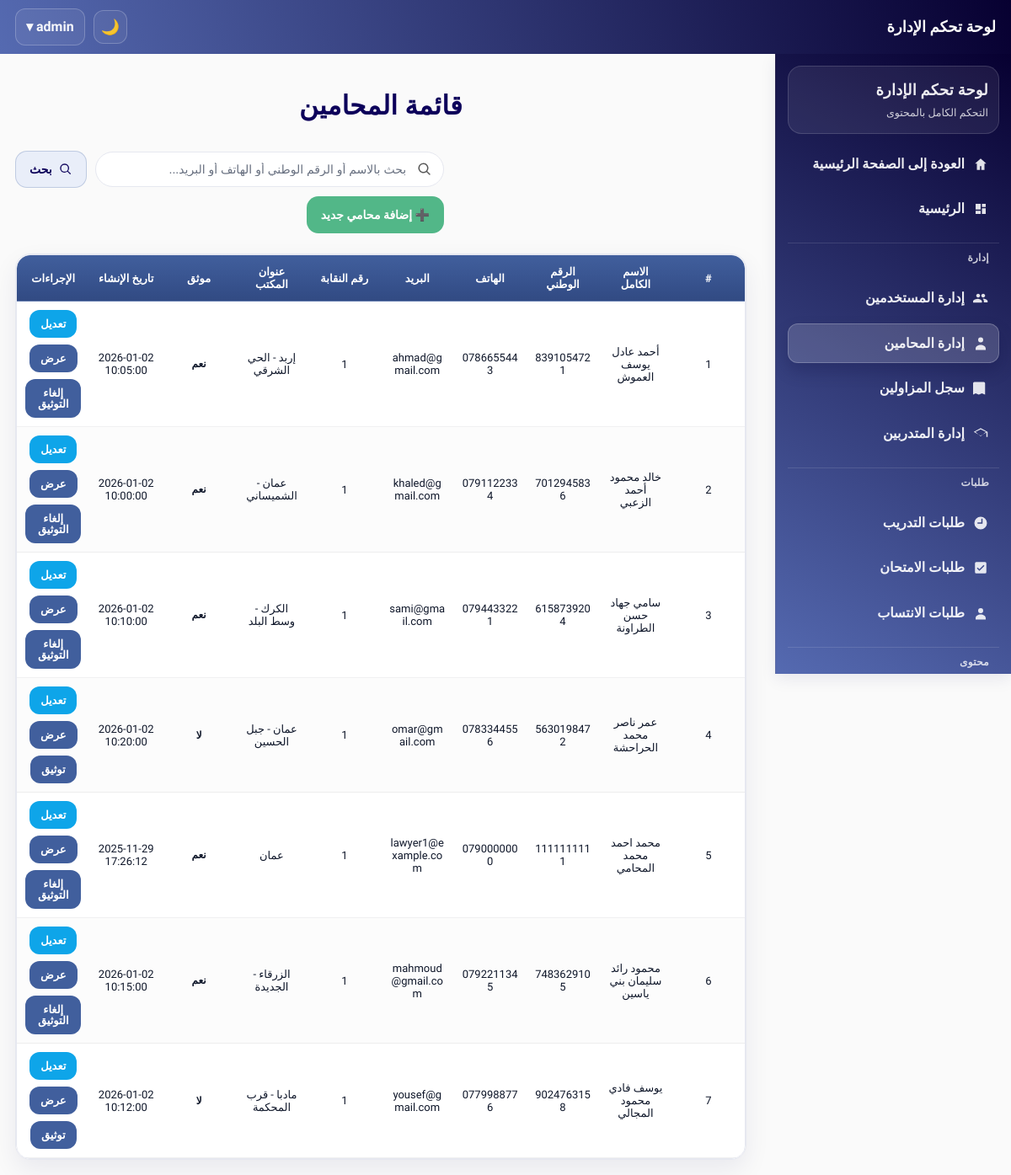
The page /admin/lawyers/lawyers.php (signed in) on the database its author committed.
### tables this page shows
CREATE TABLE `lawyers` (
  `lawyer_id` int(11) NOT NULL,
  `user_id` int(11) NOT NULL,
  `syndicate_id` int(11) DEFAULT NULL,
  `office_address` varchar(255) DEFAULT NULL,
  `password` varchar(255) NOT NULL,
  `verified` tinyint(1) NOT NULL DEFAULT 0,
  `created_at` datetime NOT NULL DEFAULT current_timestamp(),
  `updated_at` datetime NOT NULL DEFAULT current_timestamp() ON UPDATE current_timestamp(),
  `full_name` varchar(200) DEFAULT NULL,
  `first_name` varchar(100) DEFAULT NULL,
  `father_name` varchar(100) DEFAULT NULL,
  `grandfather_name` varchar(100) DEFAULT NULL,
  `family_name` varchar(100) DEFAULT NULL,
  `national_id` varchar(30) DEFAULT NULL,
  `phone` varchar(30) DEFAULT NULL,
  `email` varchar(150) DEFAULT NULL,
  `home_address` varchar(255) DEFAULT NULL,
  `identity_front` varchar(255) DEFAULT NULL,
  `identity_back` varchar(255) DEFAULT NULL,
  `no_conviction_doc` varchar(255) DEFAULT NULL,
  `good_conduct_doc` varchar(255) DEFAULT NULL,
  `social_security` enum('نعم','لا') DEFAULT 'لا',
  `highschool_certificate` varchar(10) DEFAULT 'لا',
  `university_degree` varchar(10) DEFAULT 'لا',
  `social_security_number` varchar(100) DEFAULT NULL
);

CREATE TABLE `users` (
  `user_id` int(11) NOT NULL,
  `full_name` varchar(200) NOT NULL,
  `national_id` varchar(10) DEFAULT NULL,
  `phone` varchar(30) DEFAULT NULL,
  `email` varchar(150) DEFAULT NULL,
  `address` varchar(255) DEFAULT NULL,
  `password` varchar(255) NOT NULL,
  `role` enum('trainee','lawyer','admin','syndicate_admin','IT_Provider','IT_Trainee','business_trainee','business_provider','architecture_design_trainee','architecture_design_provider','medical_support_trainee','medical_support_provider','literature_trainee','literature_provider') NOT NULL DEFAULT 'trainee',
  `created_at` datetime NOT NULL DEFAULT current_timestamp(),
  `updated_at` datetime NOT NULL DEFAULT current_timestamp() ON UPDATE current_timestamp(),
  `profile_completed` tinyint(1) NOT NULL DEFAULT 0,
  `profile_completed_at` datetime DEFAULT NULL
);

### includes/theme_init.php (called while the page is built, shortened)
<?php
$theme = $_SESSION['site_theme'] ?? ($_COOKIE['site_theme'] ?? 'light');
$theme = ($theme === 'dark') ? 'dark' : 'light';
?>

### admin/lawyers/lawyers.php (the view, shortened to what this page needs)
<?php
require_once __DIR__ . '/../../includes/theme_init.php';
include("../includes/header.php");
$search = $_GET['search'] ?? "";
$query = "
    SELECT
        l.*,
        u.full_name,
        u.national_id,
        u.phone,
        u.email
    FROM lawyers l
    JOIN users u ON l.user_id = u.user_id
";
$query .= " ORDER BY u.full_name ASC";
$stmt = $pdo->prepare($query);
if ($search) {
    $stmt->execute([":s" => "%$search%"]);
} else {
    $stmt->execute();
}
$lawyers = $stmt->fetchAll(PDO::FETCH_ASSOC);
?>
<!DOCTYPE html>
<html lang="ar" dir="rtl">
<head>
<link rel="stylesheet" href="../../assets/css/admin.css"></head>
<body data-theme="<?= htmlspecialchars($theme) ?>">
<div class="admin-container">
<?php include("../includes/sidebar.php"); ?>
<div class="container">
    <h2>قائمة المحامين</h2>
<div class="admin-page-head">
  <form class="search-form" method="GET">
  <div class="search-input">
    <input type="text" name="search" placeholder="بحث بالاسم أو الرقم الوطني أو الهاتف أو البريد..." value="<?= htmlspecialchars($search) ?>" class="search-field">
   <button type="submit" class="btn btn-soft"><svg class="btn-icon" viewBox="0 0 24 24" aria-hidden="true"><path d="M10 4a6 6 0 1 1 0 12A6 6 0 0 1 10 4m0-2a8 8 0 1 0 4.9 14.3l4.4 4.4a1 1 0 0 0 1.4-1.4l-4.4-4.4A8 8 0 0 0 10 2Z"/></svg><span>بحث</span></button>
</div>
    <a href="add_syndicate_lawyer.php" class="btn" style="background:#52b788;">➕ إضافة محامي جديد</a>
</form>
</div>
<?php if ($lawyers): ?>
<div class="table-card"><div class="table-wrap">
<table class="table">
<thead>
<tr>
    <th>#</th>
    <th>الاسم الكامل</th>
    <th>الرقم الوطني</th>
    <th>الهاتف</th>
    <th>البريد</th>
    <th>رقم النقابة</th>
    <th>عنوان المكتب</th>
    <th>موثق</th>
    <th>تاريخ الإنشاء</th>
    <th>الإجراءات</th>
</tr>
</thead>
<tbody>
<?php foreach ($lawyers as $i => $l): ?>
<tr>
    <td><?= $i + 1 ?></td>
    <td><?= htmlspecialchars($l['full_name'] ?? '') ?></td>
    <td><?= htmlspecialchars($l['national_id'] ?? '') ?></td>
    <td><?= htmlspecialchars($l['phone'] ?? '') ?></td>
    <td><?= htmlspecialchars($l['email'] ?? '') ?></td>
    <td><?= htmlspecialchars($l['syndicate_id'] ?? '-') ?></td>
    <td><?= htmlspecialchars($l['office_address'] ?? '-') ?></td>
    <td>
        <?php if ((int)$l['verified'] === 1): ?>
            <span class="badge badge-yes">نعم</span>
        <?php else: ?>
            <span class="badge badge-no">لا</span>
        <?php endif; ?>
    </td>
    <td><?= htmlspecialchars($l['created_at'] ?? '-') ?></td>
    <td class="actions">
        <?php if (!empty($l['syndicate_id'])): ?>
  <a class="btn edit-btn" href="edit_syndicate_lawyer.php?id=<?= (int)$l['syndicate_id'] ?>">تعديل</a>
<?php else: ?>
  <a class="btn edit-btn" href="edit_lawyer.php?id=<?= (int)$l['lawyer_id'] ?>">تعديل</a>
<?php endif; ?>
        <a class="btn view-btn" href="view_lawyer.php?id=<?= (int)$l['lawyer_id'] ?>">عرض</a>
        <?php if ((int)$l['verified'] === 1): ?>
            <a class="btn unverify-btn" href="toggle_verify.php?id=<?= (int)$l['lawyer_id'] ?>&v=0"
               onclick="return confirm('هل تريد إلغاء توثيق هذا المحامي؟')">إلغاء التوثيق</a>
        <?php else: ?>
            <a class="btn verify-btn" href="toggle_verify.php?id=<?= (int)$l['lawyer_id'] ?>&v=1"
               onclick="return confirm('هل تريد توثيق هذا المحامي؟')">توثيق</a>
        <?php endif; ?>
    </td>
</tr>
<?php endforeach; ?>
</tbody>
</table>
</div></div>
<?php else: ?>
<p class="no-data">لا توجد نتائج.</p>
<?php endif; ?>
</div>
</div>
</body>
</html>

### assets/css/theme.css (style rules this page uses)
:root { --bg: #fafafa; --surface: #ffffff; --primary: #415f9d; --primary-700: #314a83; --primary-800: #283f74; --ink: #0c005a; --text: #141827; --muted: #5b6475; --border: #e6e8f0; --border-strong: #d5d8e2; --shadow: 0 10px 30px rgba(12, 0, 90, 0.10); --shadow-sm: 0 6px 18px rgba(12, 0, 90, 0.08); --success: #2d6a4f; --danger: #c1121f; --warning: #f59f00; --info: #0ea5e9; --radius: 16px; --radius-sm: 12px; --radius-xs: 10px; --header-h: 64px; --sidebar-w: 280px; --container: 1200px; --footer-h: 42px; }
* { box-sizing: border-box; }
html, body { height: 100%; }
body { margin: 0; font-family: 'Cairo', system-ui, -apple-system, 'Segoe UI', Arial, sans-serif; background: var(--bg); color: var(--text); direction: rtl; line-height: 1.6; min-height: 100vh; display: flex; flex-direction: column; }
a { color: inherit; text-decoration: none; }
h1, h2, h3, h4 { color: var(--ink); margin: 0 0 10px 0; line-height: 1.25; }
:where(input, select, textarea) { width: 100%; padding: 10px 12px; border-radius: var(--radius-xs); border: 1px solid var(--border-strong); background: var(--surface); color: var(--text); outline: none; }
:where(input, select, textarea):focus { border-color: rgba(65, 95, 157, 0.55); box-shadow: 0 0 0 4px rgba(65, 95, 157, 0.12); }
button { font-family: inherit; }
.btn, button { display: inline-flex; align-items: center; justify-content: center; gap: 8px; padding: 10px 14px; border-radius: var(--radius-xs); border: 1px solid transparent; background: var(--primary); color: #fff; cursor: pointer; transition: transform .08s ease, box-shadow .18s ease, background .18s ease, border-color .18s ease, opacity .18s ease; }
.table, table { width: 100%; border-collapse: collapse; background: var(--surface); border: 1px solid var(--border); border-radius: var(--radius); overflow: hidden; }
.table th, .table td, table th, table td { padding: 10px 12px; text-align: center; border-bottom: 1px solid var(--border); vertical-align: middle; font-size: 14px; }
.table thead th, table thead th { background: linear-gradient(0deg, #070031, #556ab1); color: #fff; border-bottom: 1px solid rgba(255,255,255,0.18); }
.badge { display: inline-flex; align-items: center; justify-content: center; padding: 4px 10px; border-radius: 999px; font-size: 12px; font-weight: 700; }
.container { width: min(92vw, var(--container)); margin-inline: auto; margin-top: 50px; }
:where(a, button, input, select, textarea):focus-visible { outline: 3px solid rgba(65, 95, 157, 0.35); outline-offset: 2px; }
.badge { display: inline-flex; align-items: center; justify-content: center; padding: 4px 10px; border-radius: 999px; font-size: 12px; font-weight: 800; }

### rows shown on the page
lawyers: user.full_name "أحمد عادل يوسف العموش", user.national_id "8391054721", user.phone "0786655443", user.email "ahmad@gmail.com", syndicate "1", office_address "إربد - الحي الشرقي", verified "نعم", created_at "2026-01-02 10:05:00"
lawyers: user.full_name "خالد محمود أحمد الزعبي", user.national_id "7012945836", user.phone "0791122334", user.email "khaled@gmail.com", syndicate "1", office_address "عمان - الشميساني", verified "نعم", created_at "2026-01-02 10:00:00"
lawyers: user.full_name "سامي جهاد حسن الطراونة", user.national_id "6158739204", user.phone "0794433221", user.email "sami@gmail.com", syndicate "1", office_address "الكرك - وسط البلد", verified "نعم", created_at "2026-01-02 10:10:00"
lawyers: user.full_name "عمر ناصر محمد الحراحشة", user.national_id "5630198472", user.phone "0783344556", user.email "omar@gmail.com", syndicate "1", office_address "عمان - جبل الحسين", verified "لا", created_at "2026-01-02 10:20:00"
lawyers: user.full_name "محمد احمد محمد المحامي", user.national_id "1111111111", user.phone "0790000000", user.email "lawyer1@example.com", syndicate "1", office_address "عمان", verified "نعم", created_at "2025-11-29 17:26:12"
lawyers: user.full_name "محمود رائد سليمان بني ياسين", user.national_id "7483629105", user.phone "0792211345", user.email "mahmoud@gmail.com", syndicate "1", office_address "الزرقاء - الجديدة", verified "نعم", created_at "2026-01-02 10:15:00"
lawyers: user.full_name "يوسف فادي محمود المجالي", user.national_id "9024763158", user.phone "0779988776", user.email "yousef@gmail.com", syndicate "1", office_address "مادبا - قرب المحكمة", verified "لا", created_at "2026-01-02 10:12:00"

### other values the page prints
$_SESSION['full_name'] "admin"
